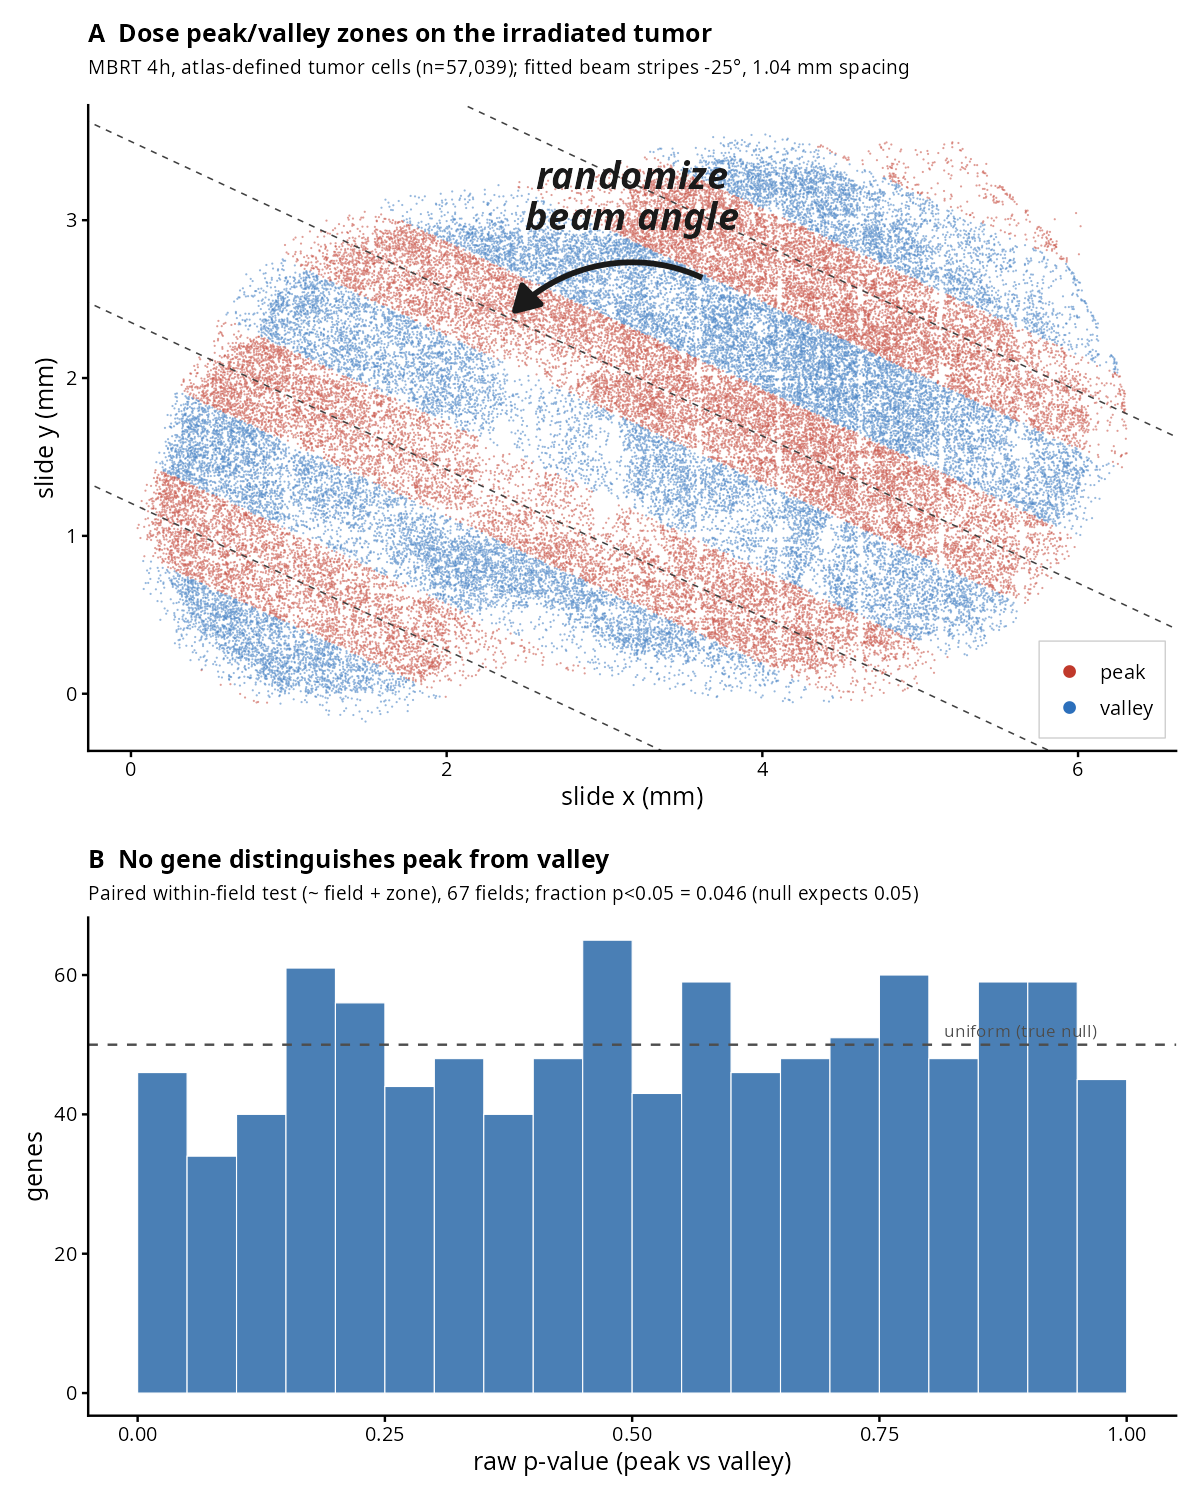

Generate this figure with R:
# Reconciliation figure: peak/valley is null under the honest within-FOV test.
# A: Block_21 atlas-tumor cells on the real fixed beam geometry (peak/valley/transition).
# B: raw p-value histogram from the paired within-FOV test (~ FOV + zone), flat = null.
suppressPackageStartupMessages({
  library(arrow); library(data.table); library(Matrix)
  library(DESeq2); library(ggplot2); library(patchwork)
})
OUT   <- "/home/jeszyman/repos/spatial-rads/dev/if_channel_check"
META  <- "/mnt/data/projects/spatial-rads/inputs/mutter01/Analysis_Mutter_01_CosMmR_Mutter_updated_metadata.parquet"
CNT   <- "/mnt/data/projects/spatial-rads/inputs/mutter01/projects_Mutter_01_CosMmR_app_data_raw_tx_counts_matrix.parquet"
ATLAS <- "/home/jeszyman/repos/spatial-rads/results/aggregate/full_labels.parquet"
SLIDE <- "20250529_214712_S4"; BLOCK <- "Block_21"; MIN_CELLS_UNIT <- 20
set.seed(1)
peak_fovs <- c(224,209,201,186,172,225,229,215,175,176,206,181,168,167)

meta <- as.data.table(read_parquet(META)); setnames(meta,"ImmuneAtlas_ImmGen_Main_cell_Types","main_type")
blk  <- meta[Slide==SLIDE & Block==BLOCK]
pc <- blk[fov %in% peak_fovs, .(cx=mean(x_slide_mm), cy=mean(y_slide_mm)), by=fov]
search_theta <- function(cx,cy,n=4,grid=seq(-pi/2,pi/2,length.out=181)){best<-list(within=Inf)
  for(th in grid){d<--sin(th)*cx+cos(th)*cy;km<-kmeans(d,n,nstart=10)
    if(km$tot.withinss<best$within)best<-list(theta=th,within=km$tot.withinss,centers=sort(km$centers[,1]),cluster=km$cluster)};best}
fit<-search_theta(pc$cx,pc$cy);theta<-fit$theta;spacing<-median(diff(fit$centers))
pc[,d_perp:=-sin(theta)*cx+cos(theta)*cy][,stripe:=fit$cluster]
peak_half<-pc[,.(sd=sd(d_perp-fit$centers[stripe])),by=stripe][,mean(sd)]+0.15;c0<-fit$centers[1]

atl<-as.data.table(read_parquet(ATLAS))[dataset=="Mutter_01"];atl[,mcid:=sub("^sam[0-9]+_","",cell)]
tumor_ids<-intersect(atl[compartment=="tumor",mcid],blk$cell_id)
cnt<-as.data.table(read_parquet(CNT))[cell_id %in% tumor_ids]
gene_cols<-setdiff(colnames(cnt),c("Slide","fov","cell_id"))
pos<-blk[cell_id %in% cnt$cell_id,.(cell_id,fov,x_slide_mm,y_slide_mm)]
setkey(cnt,cell_id);setkey(pos,cell_id);pos<-pos[cnt$cell_id]
d<--sin(theta)*pos$x_slide_mm+cos(theta)*pos$y_slide_mm
r<-(d-c0)%%spacing;dtp<-pmin(r,spacing-r)
pos[,zone:=ifelse(dtp<peak_half,"peak",ifelse(dtp>spacing/2-peak_half,"valley","transition"))]

## ---- panel B: within-FOV paired test raw p ----
cmat<-as.matrix(cnt[,..gene_cols]);rownames(cmat)<-cnt$cell_id
keep<-pos$zone %in% c("peak","valley");agg<-paste(pos$fov[keep],pos$zone[keep],sep="__")
units<-rowsum(cmat[keep,,drop=FALSE],agg);nc<-as.integer(table(agg)[rownames(units)])
udt<-data.table(unit=rownames(units),ncell=nc);udt[,c("fv","zn"):=tstrsplit(unit,"__")]
udt<-udt[ncell>=MIN_CELLS_UNIT];pf<-udt[,.N,by=fv][N==2,fv];udt<-udt[fv %in% pf];units<-units[udt$unit,]
cd<-t(units);gk<-rowSums(cd>=1)>=0.1*ncol(cd)&rowSums(cd)>=10;cd<-cd[gk,]
coldata<-data.frame(fov=factor(udt$fv),zone=factor(udt$zn,levels=c("valley","peak")),row.names=udt$unit)
dds<-DESeq(DESeqDataSetFromMatrix(round(cd),coldata,~fov+zone),quiet=TRUE)
pv<-results(dds,name="zone_peak_vs_valley")$pvalue;pv<-pv[!is.na(pv)]
frac<-mean(pv<0.05);n_pf<-length(pf)

## ---- palette ----
cols<-c(peak="#c0392b",valley="#2c6fbb",transition="grey82")
th_deg<-theta*180/pi

## ---- rotation arc + label (centroid) ----
xr<-range(pos$x_slide_mm); yr<-range(pos$y_slide_mm); cx<-mean(xr); cy<-mean(yr)
arc_r<-1.05
arc_ang<-seq(theta+pi/2, theta+pi/2+70*pi/180, length.out=60)
arc<-data.table(x=cx+arc_r*cos(arc_ang), y=cy+arc_r*sin(arc_ang))

## ---- panel A ----
lines_dt<-data.table(int=fit$centers/cos(theta))   # y = tan(theta) x + c/cos(theta)
pA<-ggplot(pos,aes(x_slide_mm,y_slide_mm,color=zone))+
  geom_point(size=0.15,alpha=0.5,shape=16)+
  geom_abline(data=lines_dt,aes(slope=tan(theta),intercept=int),
              linetype="dashed",linewidth=0.35,color="grey25")+
  geom_path(data=arc,aes(x,y),inherit.aes=FALSE,color="grey10",linewidth=1.3,
            arrow=arrow(length=unit(0.45,"cm"),type="closed"))+
  annotate("text",x=cx,y=cy+arc_r+0.42,label="randomize\nbeam angle",
           size=6.5,fontface="bold.italic",color="grey10",lineheight=0.9)+
  scale_color_manual(values=cols,breaks=c("peak","valley","transition"),
                     labels=c("peak","valley","transition"))+
  coord_equal()+
  guides(color=guide_legend(override.aes=list(size=2.5,alpha=1)))+
  labs(x="slide x (mm)",y="slide y (mm)",color=NULL,
       title="A  Dose peak/valley zones on the irradiated tumor",
       subtitle=sprintf("MBRT 4h, atlas-defined tumor cells (n=%s); fitted beam stripes %.0f°, %.2f mm spacing",
                        format(nrow(pos),big.mark=","),th_deg,spacing))+
  theme_classic(base_size=12)+
  theme(legend.position=c(0.99,0.02),legend.justification=c(1,0),
        legend.background=element_rect(fill="white",color="grey80",linewidth=0.3),
        plot.title=element_text(face="bold",size=12),plot.subtitle=element_text(size=9.5))

## ---- panel B ----
pB<-ggplot(data.table(p=pv),aes(p))+
  geom_histogram(breaks=seq(0,1,0.05),fill="#4a7fb5",color="white",linewidth=0.25)+
  geom_hline(yintercept=length(pv)/20,linetype="dashed",color="grey30")+
  annotate("text",x=0.97,y=length(pv)/20,label="uniform (true null)",
           hjust=1,vjust=-0.6,size=3,color="grey30")+
  labs(x="raw p-value (peak vs valley)",y="genes",
       title="B  No gene distinguishes peak from valley",
       subtitle=sprintf("Paired within-field test (~ field + zone), %d fields; fraction p<0.05 = %.3f (null expects 0.05)",
                        n_pf,frac))+
  theme_classic(base_size=12)+
  theme(plot.title=element_text(face="bold",size=12),plot.subtitle=element_text(size=9.5))

fig<-pA/pB+plot_layout(heights=c(1.35,1))
ggsave(file.path(OUT,"pv_reconcile_figure.png"),fig,width=8,height=10,dpi=150)
cat(sprintf("saved. panel A n=%d cells (peak %d/valley %d/transition %d); panel B %d genes, %d fields, frac p<0.05=%.3f\n",
            nrow(pos),sum(pos$zone=="peak"),sum(pos$zone=="valley"),sum(pos$zone=="transition"),
            length(pv),n_pf,frac))
